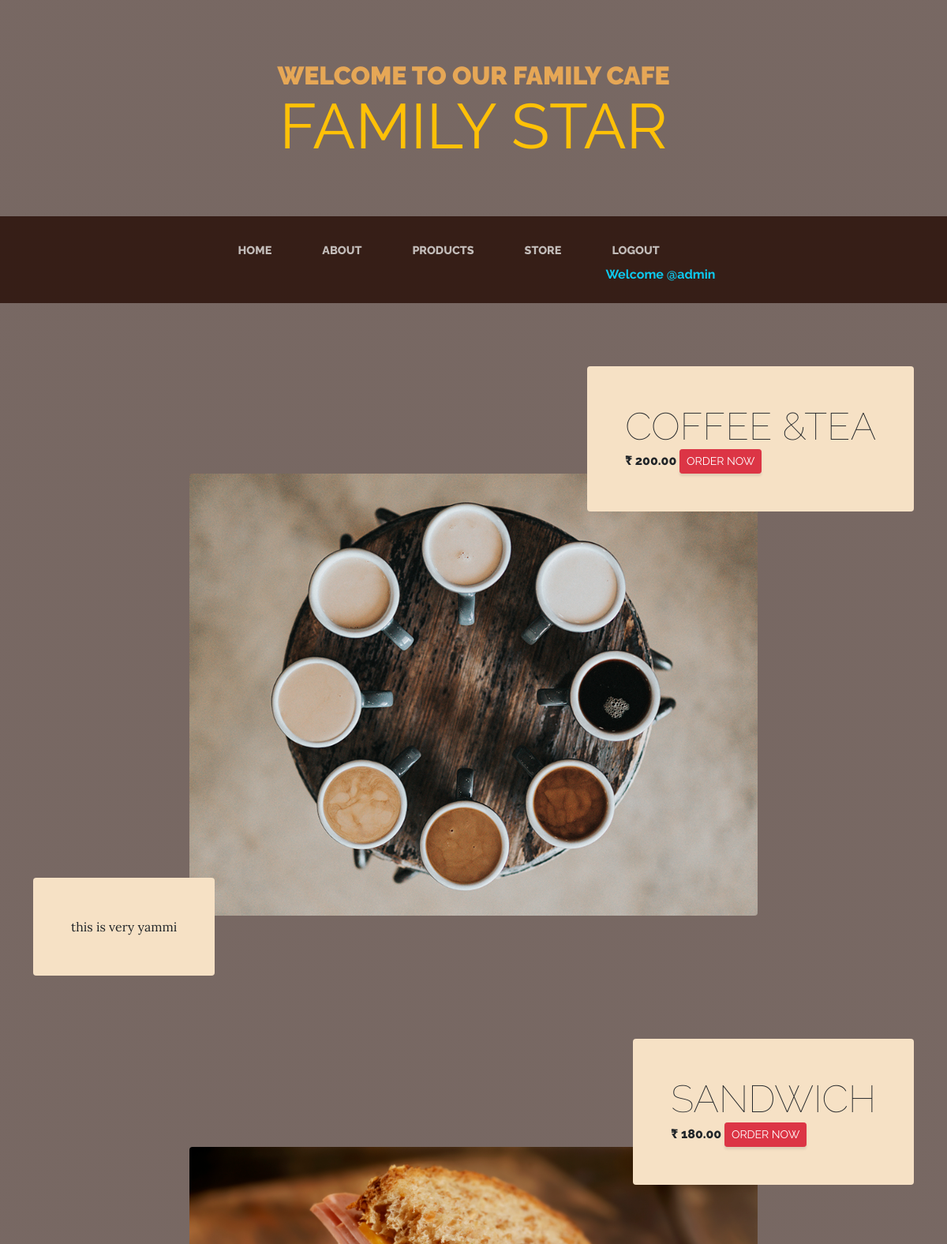
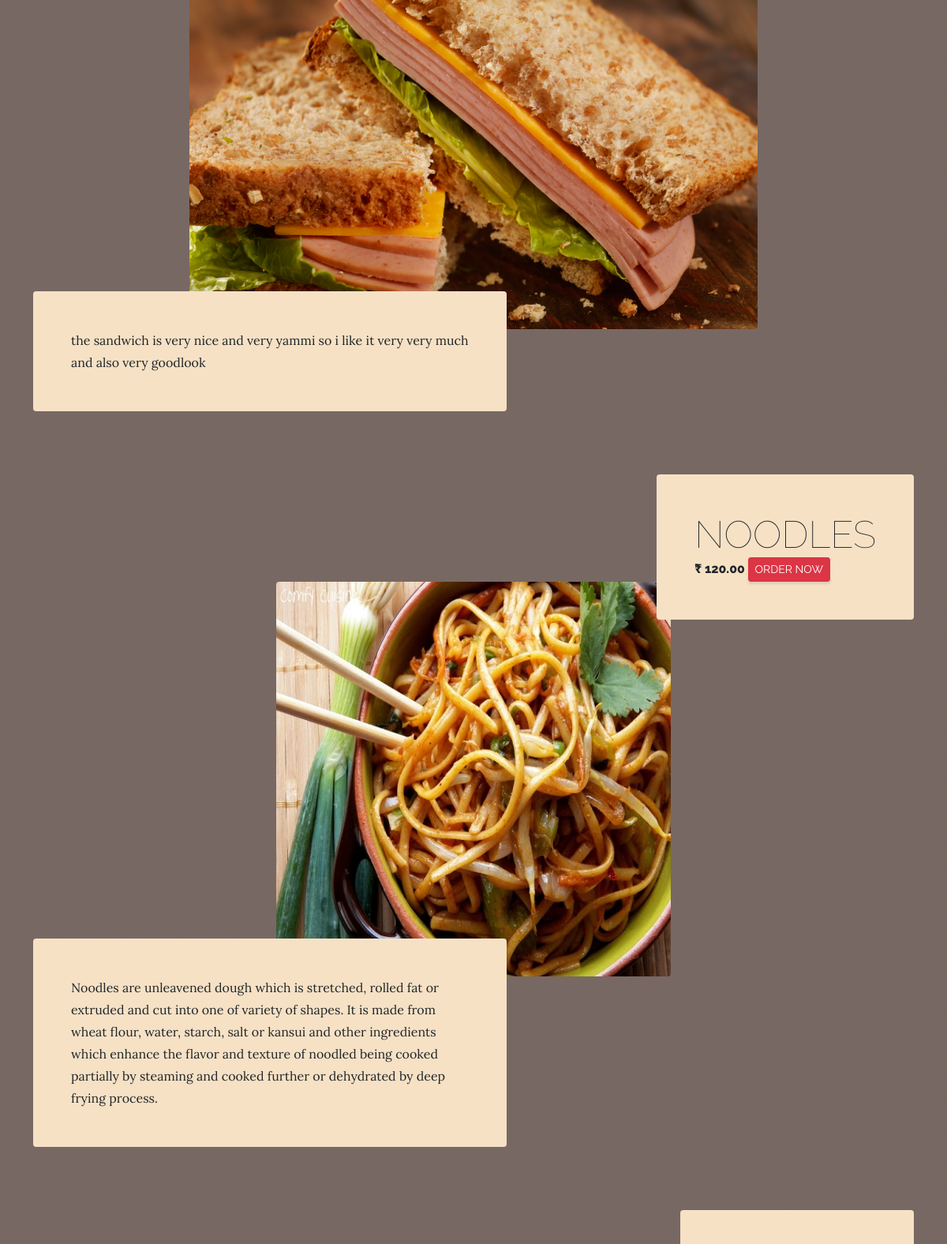
Screenshot of /products/ (signed in, upper part) with the database file from the repository (2 pictures, top to bottom).
### myapp/models.py (models this page shows)
class Products(models.Model):
	user = models.ForeignKey(User, on_delete = models.CASCADE)
	pname = models.CharField(max_length = 100)
	uom_id = models.IntegerField( null= True)
	price_per_unit = models.DecimalField(max_digits = 5, decimal_places = 2)
	image = models.ImageField(upload_to = "images",null = True)
	description = models.TextField()

### myapp/views.py (the view)
# urls.py: path('products/', products, name = "products"),
@login_required(login_url='/login')
def products(request):
	prd = Products.objects.all()
	return render(request, 'products.html', {'prd':prd})

### myapp/templates/products.html (shortened to what this page needs)
{% load static %}
{% include 'header.html' %}
        {% for pr in prd %}
        <section class="page-section">
            <div class="container">
                <div class="product-item">
                    <div class="product-item-title d-flex">
                        <div class="bg-faded p-5 d-flex ms-auto rounded">
                            <h2 class="section-heading mb-0">
                                 <span class="section-heading-lower">{{pr.pname}}</span>
                                 <span class="section-heading-upper">₹ {{pr.price_per_unit}}
                                 <a href="{% url 'Order_det' %}" class="btn btn-danger btn-sm">Order Now</a>
                                 </span>
                            </h2>
                        </div>
                    </div>
                    <img class="product-item-img mx-auto d-flex rounded img-fluid mb-3 mb-lg-0" src="{{pr.image.url}}" alt = ""...."/>
                    <div class="product-item-description d-flex me-auto">
                        <div class="bg-faded p-5 rounded"><p class="mb-0">{{pr.description}}</p></div>
                    </div>
                </div>
            </div>
        </section>
        {% endfor %}
{% include 'footer.html' %}

### myapp/templates/header.html (shortened to what this page needs)
{% load static %}
<!DOCTYPE html>
<html lang="en">
    <head>
        <link href="{% static 'css/styles.css' %}" rel="stylesheet" />
    </head>
    <body>
        <header>
            <h1 class="site-heading text-center text-faded d-none d-lg-block">
                <span class="site-heading-upper text-primary mb-3"><B>Welcome To Our family Cafe</B></span>
                <span class="site-heading-lower text-warning"><B>family Star</B></span>
            </h1>
        </header>
        <nav class="navbar navbar-expand-lg navbar-dark py-lg-4" id="mainNav">
            <div class="container">
                <div class="collapse navbar-collapse" id="navbarSupportedContent">
                    <ul class="navbar-nav mx-auto">
                        <li class="nav-item px-lg-4"><a class="nav-link text-uppercase" href="/">Home</a></li>
                        <li class="nav-item px-lg-4"><a class="nav-link text-uppercase" href="{% url 'about' %}">About</a></li>
                        <li class="nav-item px-lg-4"><a class="nav-link text-uppercase" href="{% url 'products' %}">Products</a></li>
                        <li class="nav-item px-lg-4"><a class="nav-link text-uppercase" href="{% url 'store' %}">Store</a></li>
                        {% if request.user.is_authenticated %}
                        <li class="nav-item px-lg-4"><a class="nav-link text-uppercase " href="{% url 'logout' %}">logout</a><b class = 'text-info'> Welcome  {{request.user}}</b></li>
                        {% else %}
                        <li class="nav-item px-lg-4"><a class="nav-link text-uppercase" href="{% url 'register' %}">Signup</a></li>
                        {% endif %}
                    </ul>
                </div>
            </div>
        </nav>

### rows the page displays
Products: pname "COFFEE &TEA", price_per_unit "200.00", image (picture), description "this is very yammi"
Products: pname "SANDWICH", price_per_unit "180.00", image (picture), description "the sandwich is very nice and very yammi so i like it very very much and also very goodlook"
Products: pname "NOODLES", price_per_unit "120.00", image (picture), description "Noodles are unleavened dough which is stretched, rolled fat or extruded and cut into one of variety of shapes. It is made from wheat flour, water, starch, salt or kansui and other ingredients which enhance the flavor and texture of noodled being cooked partially by steaming and cooked further or dehydrated by deep frying process."

### other values shown
{{ request.user }} "@admin"
